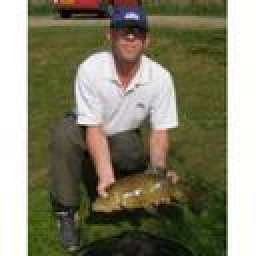
#> input picture tests/128x128/1.jpg, 128 x 128 px (shown 2 times larger)
$ python image.py
#> lines starting #> are read from the running program, lines starting #| are printed output that depends on the picture
from PIL import Image
import numpy as np

pic = input("Please enter the name of the picture (with ending):")
#> the answer given: 128x128/1.jpg
width = int(input("Please enter the width:")) #width of tested image: 133
#> the answer given: 100
height = int(input("Please enter the height:")) #height of tested image:100
#> the answer given: 100
# 1. load image and convert it to greyscale
#img = Image.open("test.png").convert("L")
img = Image.open(pic).convert("L")
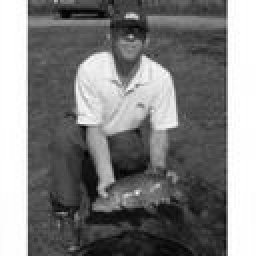
#> img: PIL image 128x128 L (shown 2 times larger); min 1, max 255, mean 126.1
if img.size != (width, height):
#> (the run stopped early here; a loop or call above may not have finished)

$ run again, on tests/128x128/3.jpg
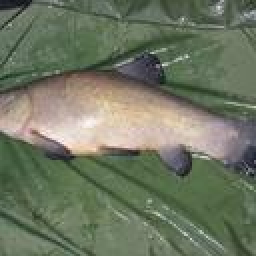
#> input picture tests/128x128/3.jpg, 128 x 128 px (shown 2 times larger)
#> `img = Image.open(pic).convert("L")`:
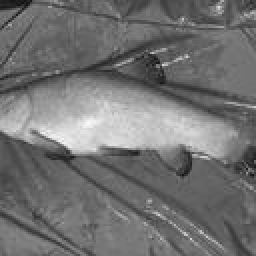
#> img: PIL image 128x128 L (shown 2 times larger); min 16, max 249, mean 113.8

$ run again, on tests/128x128/4.jpg
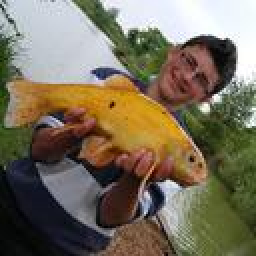
#> input picture tests/128x128/4.jpg, 128 x 128 px (shown 2 times larger)
#> `img = Image.open(pic).convert("L")`:
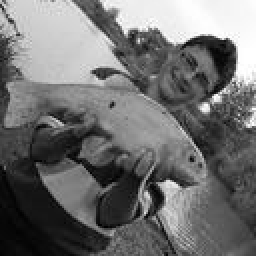
#> img: PIL image 128x128 L (shown 2 times larger); min 0, max 255, mean 111.9
